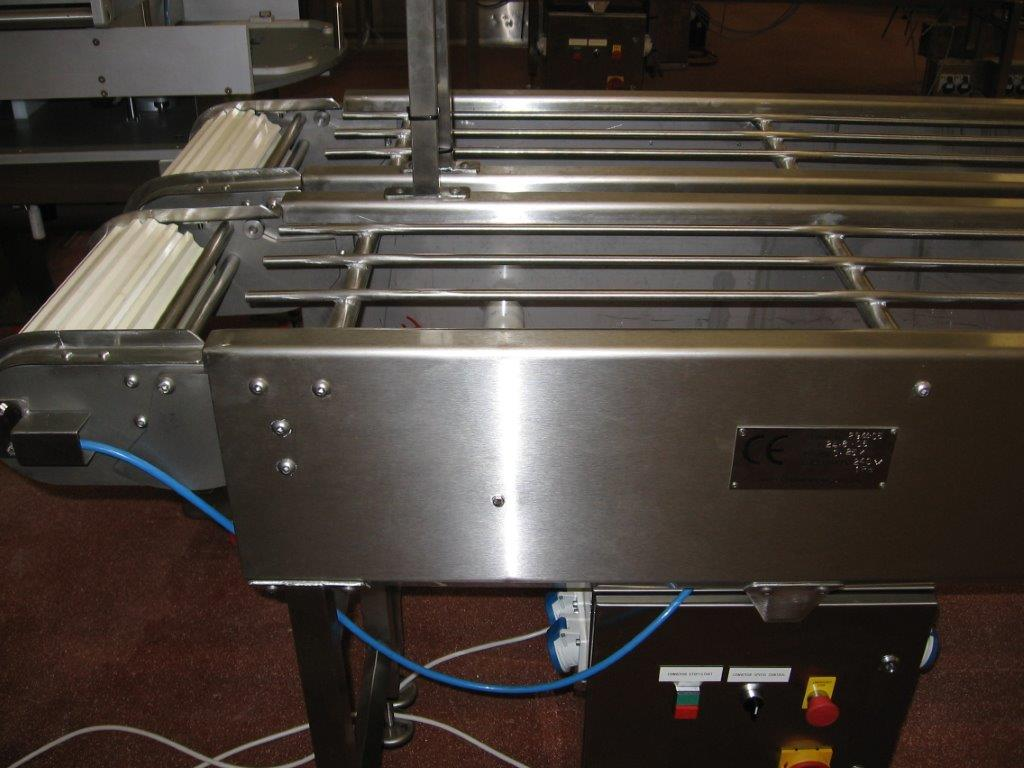
#> input picture marpet-prototype/site/assets/img/IMG_0272.jpg, 1024 x 768 px
$ python -i cine.py   (imports and definitions only)
#> lines starting #> are read from the running program, lines starting #| are printed output that depends on the picture
#> further down, picture is the input picture: PIL image 1024x768 RGB; mean R, G, B 71.5, 63.3, 57.2
"""Cinematic grade for genuine Marpet photographs, plus the few textures the motion scenes need.

The photographs are not altered in content: no objects added or removed, nothing generated.
The grade only changes tone and colour, the way a photographer would in post: darker exposure,
crushed blacks, teal shadows, tungsten highlights, red resin floors muted, a soft bloom on the
brightest steel, and a vignette that falls off towards the ceiling.

Run from the prototype folder:  python3 tools/cine.py
Needs Pillow and numpy. Writes site/assets/img/cine/ (about 1.5 MB in total).
"""
import json, os
import numpy as np
from PIL import Image, ImageFilter

SRC = 'site/assets/img/'
OUT = 'site/assets/img/cine/'
# [1 line not run here, left out]


def to_np(im): return np.asarray(im.convert('RGB'), dtype=np.float32) / 255.0
def to_im(a): return Image.fromarray((np.clip(a, 0, 1) * 255 + 0.5).astype(np.uint8))


def grade(im, exposure=0.74, top_dark=0.72, vignette=0.7, warm=1.6, cx=0.55, cy=0.62):
    a = to_np(im)
    h, w, _ = a.shape
#> h = 768; w = 1024
    r, g, b = a[..., 0], a[..., 1], a[..., 2]
    mx = a.max(-1); mn = a.min(-1); sat = (mx - mn) / (mx + 1e-5)
#> after `sat = (mx - mn) / (mx + 1e-05)`:
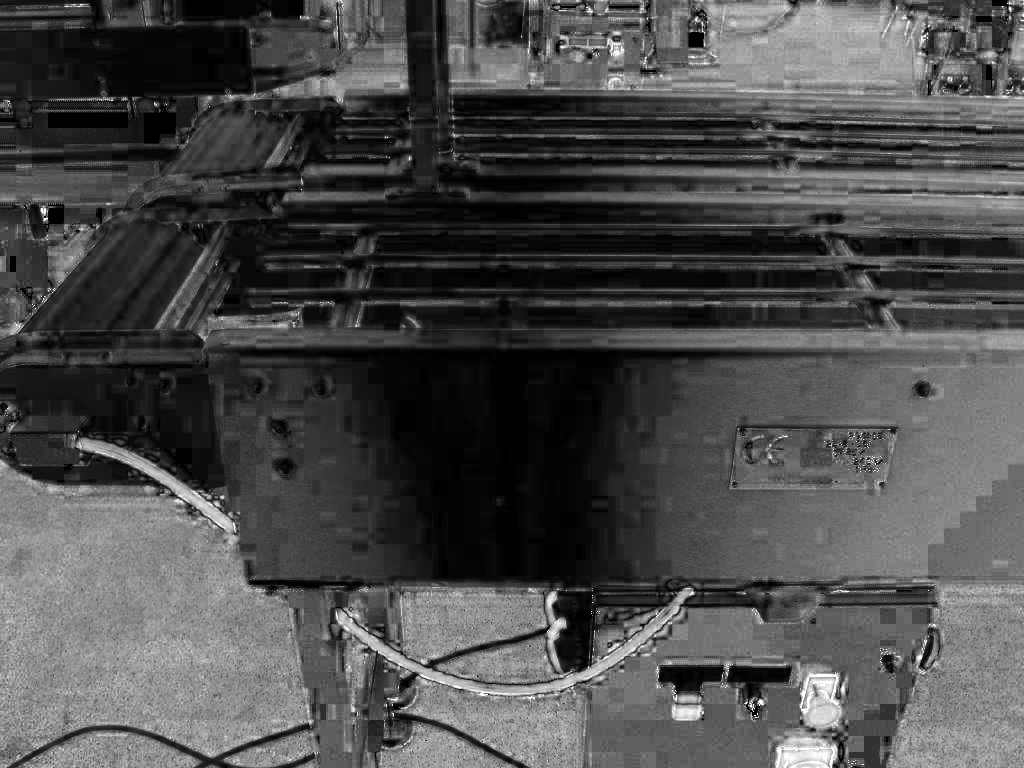
#> sat: shape (768, 1024) float32; min 0, max 1, mean 0.3
    # red and pink resin floors: pull saturation and brightness right down (a hue-selective adjustment)
    redness = np.clip((r - np.maximum(g, b)) * 3.2, 0, 1) * np.clip(sat * 2, 0, 1)
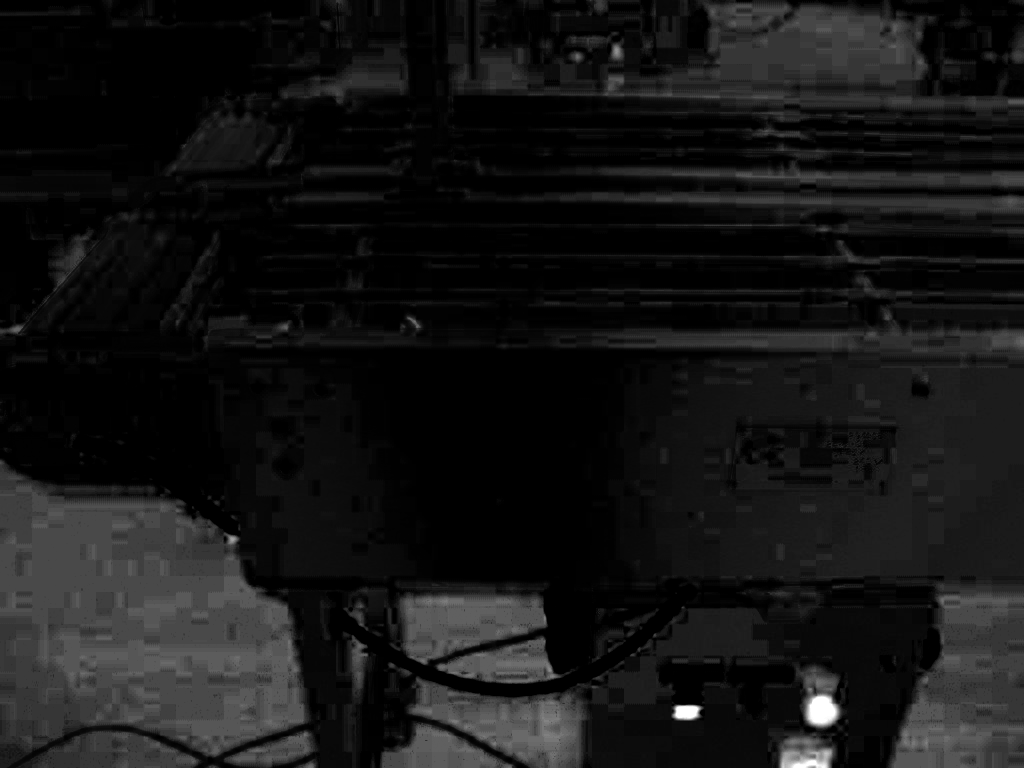
#> redness: shape (768, 1024) float32; min 0, max 1, mean 0.0852
    lum = 0.2126 * r + 0.7152 * g + 0.0722 * b
    grey = lum[..., None]
    a = a * (1 - redness[..., None] * 0.82) + grey * redness[..., None] * 0.82 * 0.62
    # bright cyan and blue belts: keep the colour, lose the shout
    cyan = np.clip((b - r) * 2.4, 0, 1) * np.clip(sat * 1.6, 0, 1)
    lum0 = (0.2126 * a[..., 0] + 0.7152 * a[..., 1] + 0.0722 * a[..., 2])[..., None]
    a = a * (1 - cyan[..., None] * 0.55) + lum0 * 0.8 * cyan[..., None] * 0.55
    # overall saturation
    lum = (0.2126 * a[..., 0] + 0.7152 * a[..., 1] + 0.0722 * a[..., 2])[..., None]
#> lum: shape (768, 1024, 1) float32
    a = lum + (a - lum) * 0.68
    # exposure, then an S curve that crushes the blacks and keeps the steel highlights
    a = a * exposure
    a = np.clip(a, 0, 1)
    a = a * a * (3 - 2 * a) * 0.8 + a * 0.2
    a = np.clip((a - 0.035) / 0.965, 0, 1)
    # light falls off towards the ceiling and the edges, as if lit from low practical lamps
    yy, xx = np.mgrid[0:h, 0:w].astype(np.float32)
    yy /= h; xx /= w
    top = 1 - top_dark * np.clip(1 - yy / 0.7, 0, 1) ** 1.3
    d = np.sqrt(((xx - cx) / 0.75) ** 2 + ((yy - cy) / 0.68) ** 2)
    vig = 1 - vignette * np.clip(d - 0.35, 0, 1) ** 1.3
    a = a * (top * vig)[..., None]
    # split tone: teal shadows, tungsten highlights
    lum = (0.2126 * a[..., 0] + 0.7152 * a[..., 1] + 0.0722 * a[..., 2])[..., None]
    sh = np.clip(1 - lum / 0.45, 0, 1); hi = np.clip((lum - 0.4) / 0.6, 0, 1)
#> after `sh = np.clip(1 - lum / 0.45, 0, 1)`:
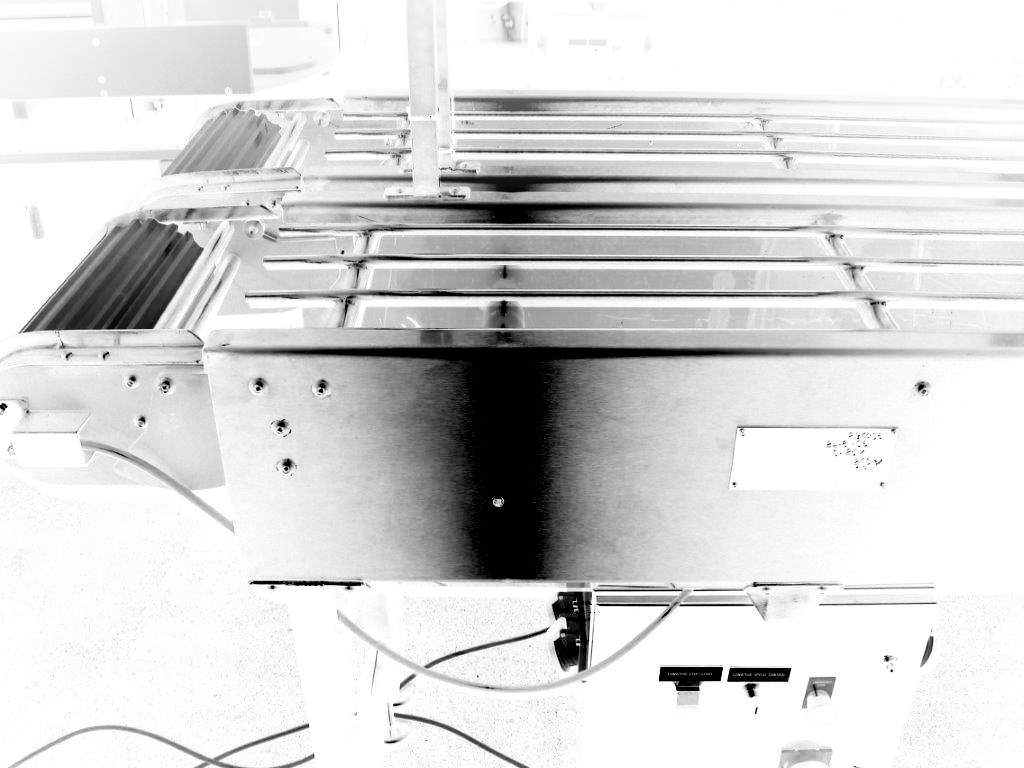
#> sh: shape (768, 1024, 1) float32; min 0, max 1, mean 0.843
    a = a + sh * np.array([-0.012, 0.012, 0.022]) * 1.4
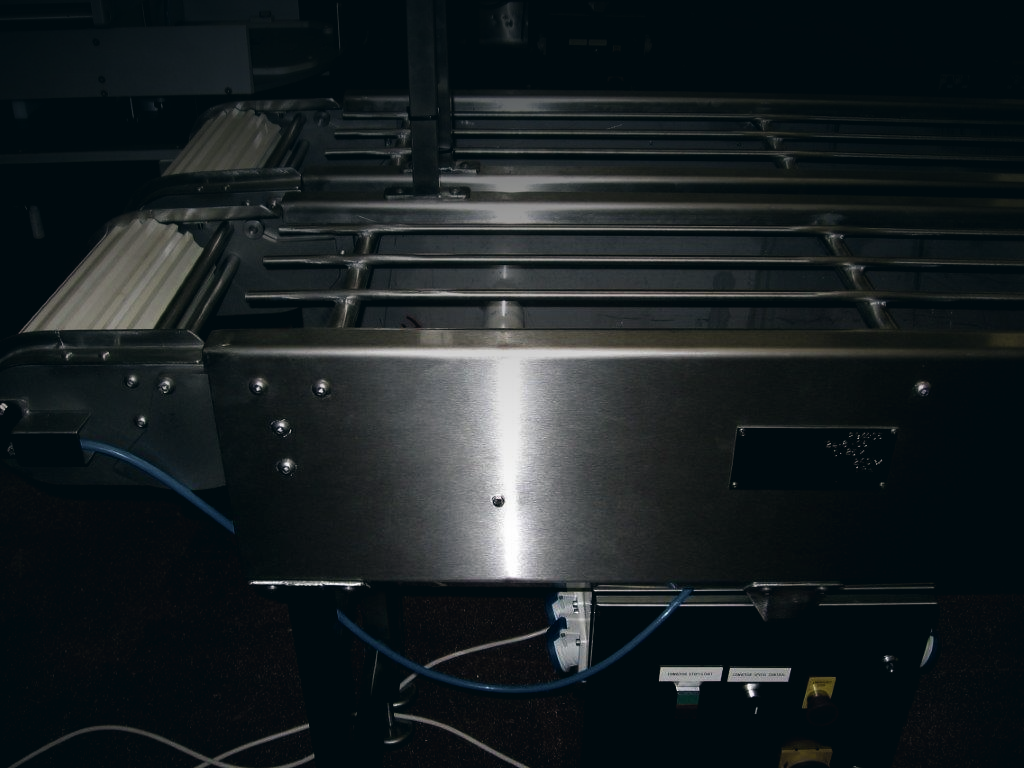
#> a: shape (768, 1024, 3) float64; mean R, G, B 0.0662, 0.0879, 0.095; drawn with min black and max white
    a = a * (1 + hi * np.array([0.10, 0.03, -0.09]) * warm)
    # bloom on the brightest steel
    bright = np.clip((lum - 0.62) / 0.38, 0, 1) * a
    bl = to_np(to_im(bright).filter(ImageFilter.GaussianBlur(max(6, w / 90))))
#> in to_np (call 2), `def to_np(im): return np.asarray(im.convert('RGB'), dtype=np.float32) ..`:
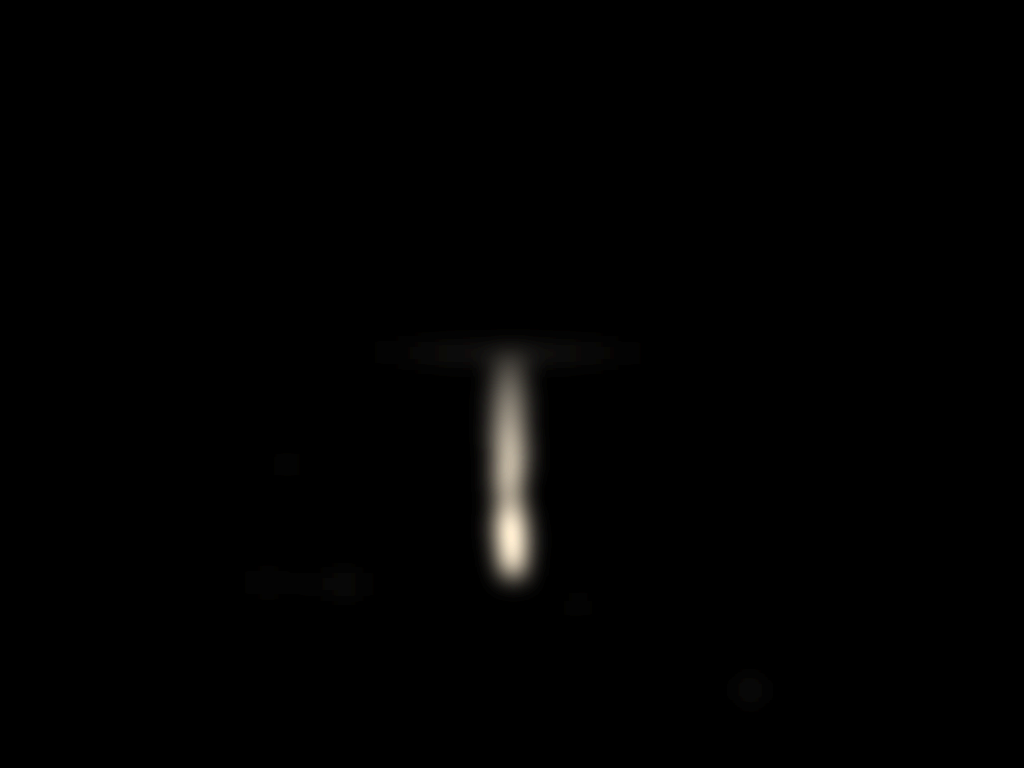
#> returned value: shape (768, 1024, 3) float32; mean of channels 0, 1, 2 0.00191, 0.0018, 0.00161; drawn with min black and max white
    a = 1 - (1 - a) * (1 - bl * np.array([0.55, 0.45, 0.34]))
    return to_im(a)


def sized(im, width):
    w, h = im.size
    if w != width: im = im.resize((width, round(h * width / w)), Image.LANCZOS)
    return im


def save(im, name, q=80):
    im.save(OUT + name, quality=q, method=6)
    print(name, im.size, os.path.getsize(OUT + name) // 1024, 'KB')


def unsharp(im): return im.filter(ImageFilter.UnsharpMask(radius=1.6, percent=60, threshold=2))


# [2 lines not run here, left out]
# [1 line that did not run here, left out]

# [13 lines not run here, left out]
# [1 line that did not run here, left out]
# [3 lines not run here, left out]
# [1 line that did not run here, left out]
# [1 line not run here, left out]

# ---- textures ----
rng = np.random.default_rng(7)
# film grain, tiled over every scene
g = rng.normal(0.5, 0.18, (256, 256)).clip(0, 1)
# [2 lines not run here, left out]
# brushed stainless sheet: long horizontal grain, faint cross scratches, slight waviness
W, H = 1600, 900
n = rng.normal(0, 1, (H, W // 8)).astype(np.float32)
streak = np.asarray(Image.fromarray(((n - n.min()) / (n.max() - n.min()) * 255).astype(np.uint8)).resize((W, H), Image.BICUBIC), dtype=np.float32) / 255
fine = rng.normal(0, 1, (H, W)).astype(np.float32)
fine = np.asarray(Image.fromarray(((fine - fine.min()) / (fine.max() - fine.min()) * 255).astype(np.uint8)).filter(ImageFilter.BoxBlur(0)).resize((W, H)), dtype=np.float32) / 255
row = rng.normal(0, 1, (H, 1)).astype(np.float32) * 0.035
base = 0.5 + (streak - 0.5) * 0.22 + (fine - 0.5) * 0.05 + row
yy, xx = np.mgrid[0:H, 0:W].astype(np.float32)
# [5 lines not run here, left out]
steel = np.stack([base * 0.92, base * 0.95, base], -1)
# [1 line not run here, left out]

>>> from PIL import Image
>>> picture = Image.open('../site/assets/img/IMG_0272.jpg')
>>> result = grade(picture)

$ run again, on marpet-prototype/site/assets/img/Pipework3.jpg
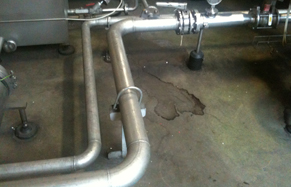
#> input picture marpet-prototype/site/assets/img/Pipework3.jpg, 291 x 187 px
#> picture is the input picture: PIL image 291x187 RGB; mean R, G, B 99.1, 99.4, 87.6
#> in grade, `a = a * (1 + hi * np.array([0.10, 0.03, -0.09]) * warm)`:
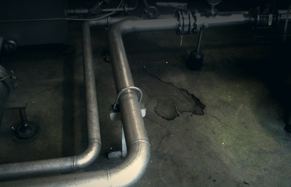
#> a: shape (187, 291, 3) float64; mean R, G, B 0.139, 0.161, 0.149; drawn with min black and max white
#> in to_np (call 2), `def to_np(im): return np.asarray(im.convert('RGB'), dtype=np.float32) ..`:
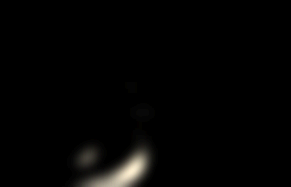
#> returned value: shape (187, 291, 3) float32; mean of channels 0, 1, 2 0.00381, 0.00362, 0.00318; drawn with min black and max white

$ run again, on marpet-prototype/site/assets/img/access3.jpg
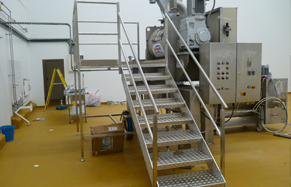
#> input picture marpet-prototype/site/assets/img/access3.jpg, 291 x 187 px
#> picture is the input picture: PIL image 291x187 RGB; mean R, G, B 134.5, 128.6, 105.9
#> in grade, `hi = np.clip((lum - 0.4) / 0.6, 0, 1)`:
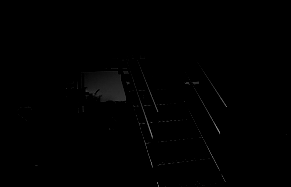
#> hi: shape (187, 291, 1) float32; min 0, max 0.569, mean 0.004
#> in grade, `a = a + sh * np.array([-0.012, 0.012, 0.022]) * 1.4`:
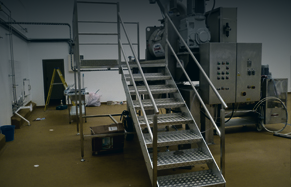
#> a: shape (187, 291, 3) float64; mean R, G, B 0.178, 0.188, 0.165; drawn with min black and max white
